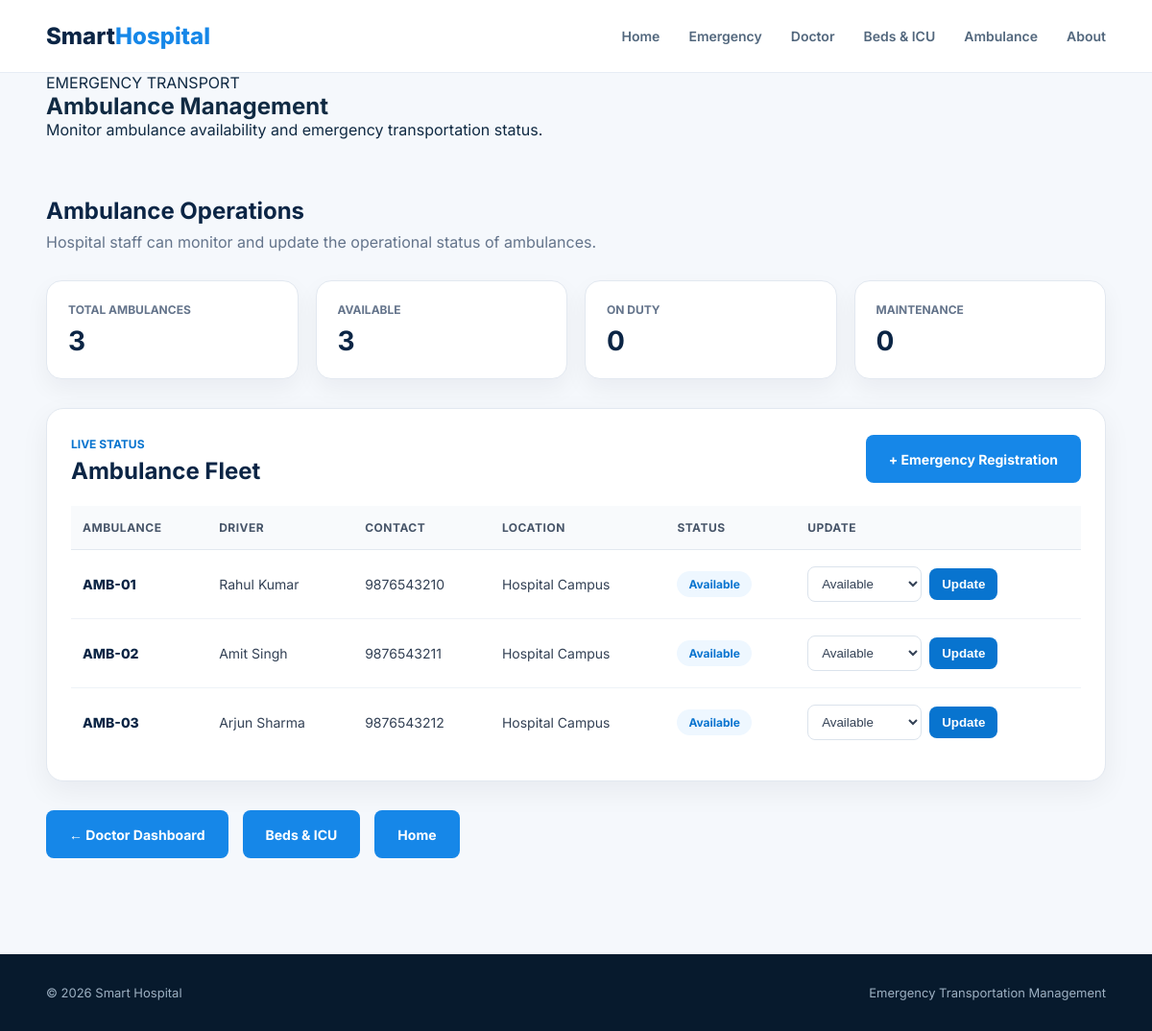
Page /ambulances on the committed database.
### tables this page shows
CREATE TABLE ambulances (
            id INTEGER PRIMARY KEY AUTOINCREMENT,
            ambulance_number TEXT UNIQUE NOT NULL,
            driver_name TEXT NOT NULL,
            phone TEXT NOT NULL,
            status TEXT DEFAULT 'Available'
        , location TEXT DEFAULT 'Hospital Campus');

### app.py (the view)
@app.route("/ambulances")
def ambulances():
    conn = get_db()
    ambulance_list = conn.execute("""
        SELECT
            id,
            ambulance_number,
            driver_name,
            phone,
            location,
            status
        FROM ambulances

        ORDER BY id ASC
    """).fetchall()
    total = conn.execute("""
        SELECT COUNT(*) AS total
        FROM ambulances
    """).fetchone()["total"]
    available = conn.execute("""
        SELECT COUNT(*) AS total
        FROM ambulances
        WHERE status = 'Available'
    """).fetchone()["total"]
    on_duty = conn.execute("""
        SELECT COUNT(*) AS total
        FROM ambulances
        WHERE status = 'On Duty'
    """).fetchone()["total"]
    maintenance = conn.execute("""
        SELECT COUNT(*) AS total
        FROM ambulances
        WHERE status = 'Maintenance'
    """).fetchone()["total"]
    conn.close()
    stats = {
        "total": total,
        "available": available,
        "on_duty": on_duty,
        "maintenance": maintenance
    }
    return render_template(
        "ambulances.html",
        ambulances=ambulance_list,
        stats=stats
    )

### app.py (called while the page is built)
def get_db():
    conn = sqlite3.connect(DB_PATH)
    conn.row_factory = sqlite3.Row
    return conn

### templates/ambulances.html (shortened to what this page needs)
<!DOCTYPE html>
<html lang="en">
<head>
    <link rel="stylesheet"
          href="{{ url_for('static', filename='style.css') }}">
</head>
<body>
<nav class="navbar">
    <div class="container nav-container">
        <a href="/" class="logo">
            Smart<span>Hospital</span>
        </a>
        <div class="nav-links">
            <a href="/">
                Home
            </a>
            <a href="/register">
                Emergency
            </a>
            <a href="/dashboard">
                Doctor
            </a>
            <a href="/beds">
                Beds & ICU
            </a>
            <a href="/ambulances">
                Ambulance
            </a>
            <a href="/about">
                About
            </a>
        </div>
    </div>
</nav>
<section class="page-header">
    <div class="container">
        <span>
            EMERGENCY TRANSPORT
        </span>
        <h1>
            Ambulance Management
        </h1>
        <p>
            Monitor ambulance availability and
            emergency transportation status.
        </p>
    </div>
</section>
<section class="dashboard-section">
    <div class="container">
        <div class="ambulance-intro">
            <h2>
                Ambulance Operations
            </h2>
            <p>
                Hospital staff can monitor and update
                the operational status of ambulances.
            </p>
        </div>
        <div class="ambulance-stats">
            <div class="ambulance-stat">
                <span>
                    TOTAL AMBULANCES
                </span>
                <strong>
                    {{ ambulances|length }}
                </strong>
            </div>
            <div class="ambulance-stat">
                <span>
                    AVAILABLE
                </span>
                <strong>
                    {{ ambulances|selectattr("status", "equalto", "Available")|list|length }}
                </strong>
            </div>
            <div class="ambulance-stat">
                <span>
                    ON DUTY
                </span>
                <strong>
                    {{ ambulances|selectattr("status", "equalto", "On Duty")|list|length }}
                </strong>
            </div>
            <div class="ambulance-stat">
                <span>
                    MAINTENANCE
                </span>
                <strong>
                    {{ ambulances|selectattr("status", "equalto", "Maintenance")|list|length }}
                </strong>
            </div>
        </div>
        <div class="ambulance-card">
            <div class="ambulance-card-header">
                <div>
                    <span>
                        LIVE STATUS
                    </span>
                    <h2>
                        Ambulance Fleet
                    </h2>
                </div>
                <a href="/register"
                   class="btn btn-primary">
                    + Emergency Registration
                </a>
            </div>
            {% if ambulances %}
            <table class="ambulance-table">
                <thead>
                    <tr>
                        <th>
                            Ambulance
                        </th>
                        <th>
                            Driver
                        </th>
                        <th>
                            Contact
                        </th>
                        <th>
                            Location
                        </th>
                        <th>
                            Status
                        </th>
                        <th>
                            Update
                        </th>
                    </tr>
                </thead>
                <tbody>
                {% for ambulance in ambulances %}
                    <tr>
                        <td>
                            <span class="ambulance-number">
                                {{ ambulance["ambulance_number"] }}
                            </span>
                        </td>
                        <td>
                            {{ ambulance["driver_name"] }}
                        </td>
                        <td>
                            {{ ambulance["phone"] }}
                        </td>
                        <td>
                            {{ ambulance["location"] }}
                        </td>
                        <td>
                            <span class="status-badge">
                                {{ ambulance["status"] }}
                            </span>
                        </td>
                        <td>
                            <form
                                action="{{ url_for('update_ambulance', ambulance_id=ambulance['id']) }}"
                                method="POST"
                                class="ambulance-form"
                            >
                                <select name="status">
                                    <option
                                        value="Available"
                                        {% if ambulance["status"] == "Available" %}
                                            selected
                                        {% endif %}
                                    >
                                        Available
                                    </option>
                                </select>
                                <button
                                    type="submit"
                                    class="ambulance-update"
                                >
                                    Update
                                </button>
                            </form>
                        </td>
                    </tr>
                {% endfor %}
                </tbody>
            </table>
            {% endif %}
        </div>
        <div class="ambulance-actions">
            <a href="/dashboard"
               class="btn btn-primary">
                ← Doctor Dashboard
            </a>
            <a href="/beds"
               class="btn btn-primary">
                Beds & ICU
            </a>
            <a href="/"
               class="btn btn-primary">
                Home
            </a>
        </div>
    </div>
</section>
<footer>
    <div class="container footer-content">
        <p>
            © 2026 Smart Hospital
        </p>
        <p>
            Emergency Transportation Management
        </p>
    </div>
</footer>
</body>
</html>

### static/style.css (style rules this page uses)
* { margin: 0; padding: 0; box-sizing: border-box; }
html { scroll-behavior: smooth; }
body { font-family: 'Inter', sans-serif; background: #f5f8fc; color: #102a43; }
a { text-decoration: none; }
.container { width: min(1180px, 92%); margin: auto; }
.navbar { height: 76px; background: #ffffff; border-bottom: 1px solid #e6edf5; display: flex; align-items: center; position: relative; z-index: 10; }
.nav-container { display: flex; justify-content: space-between; align-items: center; }
.logo { font-size: 24px; font-weight: 800; color: #0b2545; }
.logo span { color: #1687e8; }
.nav-links { display: flex; gap: 30px; align-items: center; }
.nav-links a { color: #52677d; font-size: 14px; font-weight: 600; transition: 0.3s; }
.btn { display: inline-flex; justify-content: center; align-items: center; min-height: 50px; padding: 0 24px; border-radius: 8px; font-size: 14px; font-weight: 700; transition: 0.3s; border: none; cursor: pointer; }
.btn-primary { background: #1687e8; color: white; }
footer { background: #071a2d; color: #9db0c2; }
.footer-content { min-height: 80px; display: flex; align-items: center; justify-content: space-between; font-size: 13px; }
.dashboard-section { padding: 60px 0 100px; }
table { width: 100%; border-collapse: collapse; min-width: 900px; }
th { background: #f7fafd; color: #66788a; text-align: left; padding: 15px 20px; font-size: 11px; text-transform: uppercase; letter-spacing: 0.5px; }
td { padding: 18px 20px; border-top: 1px solid #edf2f7; color: #52677d; font-size: 13px; }
.status-badge { display: inline-block; padding: 6px 10px; background: #edf6ff; color: #0874cf; border-radius: 20px; font-size: 11px; font-weight: 700; }

### templates/ambulances.html (style rules this page uses)
.ambulance-intro { margin-bottom: 30px; }
.ambulance-intro h2 { color: #0b2545; margin-bottom: 8px; }
.ambulance-intro p { color: #64748b; }
.ambulance-stats { display: grid; grid-template-columns: repeat(4, 1fr); gap: 18px; margin-bottom: 30px; }
.ambulance-stat { background: white; border: 1px solid #e2e8f0; border-radius: 16px; padding: 22px; box-shadow: 0 10px 25px rgba(15, 23, 42, 0.05); }
.ambulance-stat span { display: block; color: #64748b; font-size: 12px; font-weight: 700; margin-bottom: 8px; }
.ambulance-stat strong { font-size: 28px; color: #0b2545; }
.ambulance-card { background: white; border: 1px solid #e2e8f0; border-radius: 18px; padding: 25px; box-shadow: 0 10px 30px rgba(15, 23, 42, 0.06); overflow-x: auto; }
.ambulance-card-header { display: flex; align-items: center; justify-content: space-between; gap: 20px; margin-bottom: 22px; }
.ambulance-card-header span { color: #0874cf; font-size: 12px; font-weight: 700; }
.ambulance-card-header h2 { color: #0b2545; margin-top: 5px; }
.ambulance-table { width: 100%; border-collapse: collapse; min-width: 700px; }
.ambulance-table th { text-align: left; padding: 15px 12px; background: #f8fafc; color: #475569; font-size: 12px; font-weight: 700; border-bottom: 1px solid #e2e8f0; }
.ambulance-table td { padding: 17px 12px; color: #334155; border-bottom: 1px solid #eef2f7; font-size: 14px; }
.ambulance-table tr:last-child td { border-bottom: none; }
.ambulance-number { font-weight: 800; color: #0b2545; }
.status-badge { display: inline-block; padding: 6px 12px; border-radius: 20px; background: #eef7ff; color: #0874cf; font-size: 12px; font-weight: 700; }
.ambulance-form { display: flex; align-items: center; gap: 8px; }
.ambulance-form select { padding: 9px 10px; border: 1px solid #dbe3ec; border-radius: 8px; background: white; color: #334155; outline: none; }
.ambulance-update { padding: 9px 13px; border: none; border-radius: 8px; background: #0874cf; color: white; font-weight: 700; cursor: pointer; transition: 0.2s; }
.ambulance-actions { margin-top: 30px; display: flex; gap: 15px; flex-wrap: wrap; }

### rows in the picture
ambulances: ambulance_number "AMB-01", driver_name "Rahul Kumar", phone "9876543210", location "Hospital Campus", status "Available"
ambulances: ambulance_number "AMB-02", driver_name "Amit Singh", phone "9876543211", location "Hospital Campus", status "Available"
ambulances: ambulance_number "AMB-03", driver_name "Arjun Sharma", phone "9876543212", location "Hospital Campus", status "Available"

### other values in the picture
{{ ambulances|length }} "3"
{{ ambulances|selectattr("status", "equalto", "Available")|list|length }} "3"
{{ ambulances|selectattr("status", "equalto", "On Duty")|list|length }} "0"
{{ ambulances|selectattr("status", "equalto", "Maintenance")|list|length }} "0"
